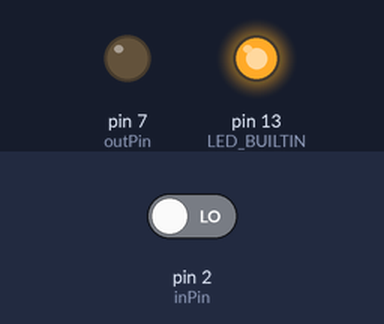
Bench run of a sketch on a simulated Arduino Uno, built with avr-gcc and run on an emulated ATmega328P. Shown: output pins drawn as LEDs (lit = HIGH). The test bench sets the inputs (shaded band); at power-on: pin 2 (inPin) LOW.

Above: at 1.2 s.
1.3 s: pin 2 (inPin) driven HIGH
At 2.6 s:
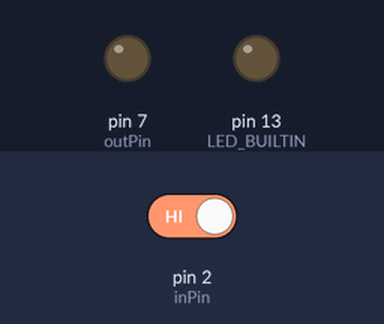
Timing chart, 0 to 4.3 s (numbered marks = the images above; inputs shaded):
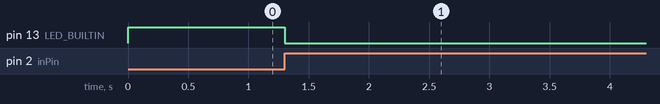

The sketch:

buttonToggle.ino
```cpp
int inPin = 2;
int outPin = 7;

int state = HIGH;
int reading;
int previous = LOW;


unsigned long time = 0;
unsigned long debounce = 200UL;
void setup() {
  pinMode(inPin,  INPUT);
  pinMode(outPin, OUTPUT);
  pinMode(LED_BUILTIN, OUTPUT);
}

void loop() {
  reading = digitalRead(inPin);
  if (reading == HIGH && previous == LOW && millis() - time > debounce) {
    if (state == HIGH) {
      state = LOW;

    } else {
      state = HIGH;

    time = millis();
    }

  }
  digitalWrite(LED_BUILTIN, state);
  previous = reading;
}
```

Measured:
- after the input at 1.3 s, pin 13 (LED_BUILTIN): HIGH → LOW at once
